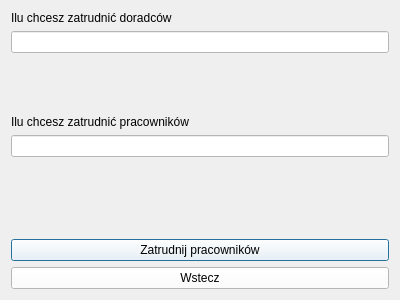
<?xml version="1.0" encoding="UTF-8"?>
<ui version="4.0">
 <class>ZatrudnijPracownikow</class>
 <widget class="QDialog" name="ZatrudnijPracownikow">
  <property name="geometry">
   <rect>
    <x>0</x>
    <y>0</y>
    <width>400</width>
    <height>300</height>
   </rect>
  </property>
  <property name="windowTitle">
   <string>Dialog</string>
  </property>
  <layout class="QVBoxLayout" name="verticalLayout">
   <item>
    <widget class="QLabel" name="label">
     <property name="text">
      <string>Ilu chcesz zatrudnić doradców</string>
     </property>
    </widget>
   </item>
   <item>
    <widget class="QLineEdit" name="Doradcy">
     <property name="styleSheet">
      <string notr="true">background-color:white;</string>
     </property>
    </widget>
   </item>
   <item>
    <spacer name="verticalSpacer">
     <property name="orientation">
      <enum>Qt::Vertical</enum>
     </property>
     <property name="sizeHint" stdset="0">
      <size>
       <width>20</width>
       <height>40</height>
      </size>
     </property>
    </spacer>
   </item>
   <item>
    <widget class="QLabel" name="label_2">
     <property name="text">
      <string>Ilu chcesz zatrudnić pracowników</string>
     </property>
    </widget>
   </item>
   <item>
    <widget class="QLineEdit" name="Pracownicy">
     <property name="styleSheet">
      <string notr="true">background-color:white;</string>
     </property>
    </widget>
   </item>
   <item>
    <spacer name="verticalSpacer_2">
     <property name="orientation">
      <enum>Qt::Vertical</enum>
     </property>
     <property name="sizeHint" stdset="0">
      <size>
       <width>20</width>
       <height>40</height>
      </size>
     </property>
    </spacer>
   </item>
   <item>
    <widget class="QLabel" name="Komunikat">
     <property name="text">
      <string/>
     </property>
    </widget>
   </item>
   <item>
    <widget class="QPushButton" name="Zatrudnij">
     <property name="styleSheet">
      <string notr="true">background-color:white;</string>
     </property>
     <property name="text">
      <string>Zatrudnij pracowników</string>
     </property>
    </widget>
   </item>
   <item>
    <widget class="QPushButton" name="Wstecz">
     <property name="styleSheet">
      <string notr="true">background-color:white;</string>
     </property>
     <property name="text">
      <string>Wstecz</string>
     </property>
    </widget>
   </item>
  </layout>
 </widget>
 <resources/>
 <connections/>
</ui>
